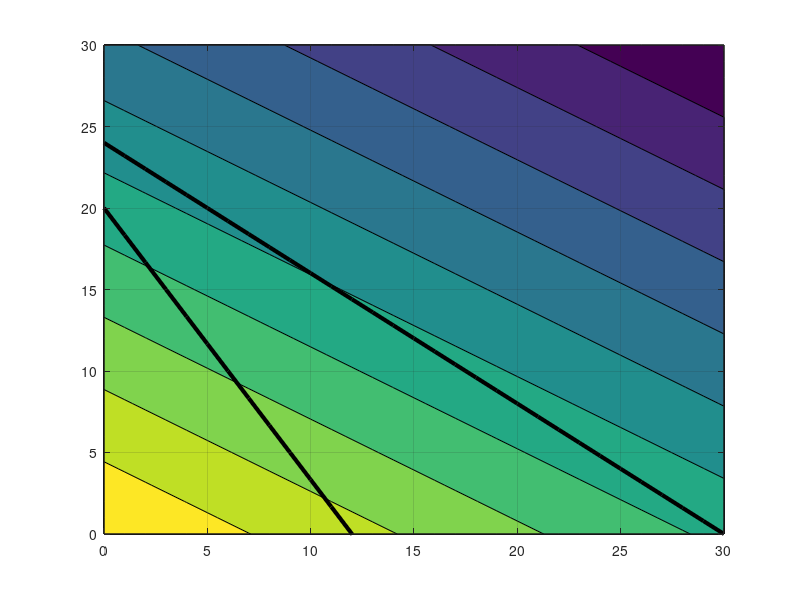

The MATLAB script that drew this image: (Note: this script raises an error after producing the figure.)
x1 = [0:30];
x2 = [0:30];
[X1,X2] = meshgrid(x1,x2);
figure; box on; hold on; grid on;
contourf(X1,X2,-(X1*5 + X2*8))
plot(x1,(120-4*x1)/5,'k','linewidth',3)
plot(x1,(60-5*x1)/3,'k','linewidth',3)
yline(15)
yline(0,'linewidth',3)
xline(0,'linewidth',3)
